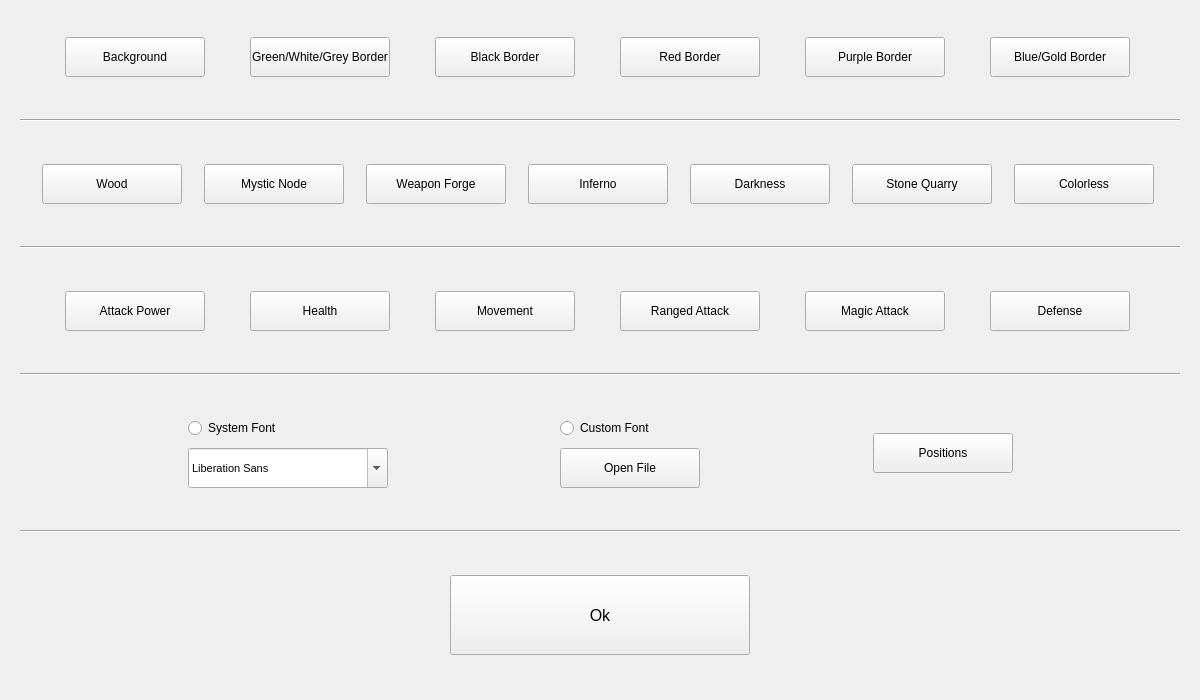
<?xml version="1.0" encoding="UTF-8"?>
<ui version="4.0">
 <class>Options</class>
 <widget class="QWidget" name="Options">
  <property name="windowModality">
   <enum>Qt::WindowModal</enum>
  </property>
  <property name="geometry">
   <rect>
    <x>0</x>
    <y>0</y>
    <width>1200</width>
    <height>700</height>
   </rect>
  </property>
  <property name="minimumSize">
   <size>
    <width>1200</width>
    <height>700</height>
   </size>
  </property>
  <property name="maximumSize">
   <size>
    <width>1200</width>
    <height>700</height>
   </size>
  </property>
  <property name="windowTitle">
   <string>Options</string>
  </property>
  <layout class="QVBoxLayout" name="verticalLayout">
   <property name="spacing">
    <number>5</number>
   </property>
   <property name="leftMargin">
    <number>20</number>
   </property>
   <property name="topMargin">
    <number>0</number>
   </property>
   <property name="rightMargin">
    <number>20</number>
   </property>
   <property name="bottomMargin">
    <number>0</number>
   </property>
   <item>
    <layout class="QHBoxLayout" name="horizontalLayout">
     <property name="spacing">
      <number>0</number>
     </property>
     <property name="leftMargin">
      <number>0</number>
     </property>
     <property name="rightMargin">
      <number>0</number>
     </property>
     <item>
      <widget class="QPushButton" name="background">
       <property name="minimumSize">
        <size>
         <width>140</width>
         <height>40</height>
        </size>
       </property>
       <property name="maximumSize">
        <size>
         <width>140</width>
         <height>40</height>
        </size>
       </property>
       <property name="text">
        <string>Background</string>
       </property>
      </widget>
     </item>
     <item>
      <widget class="QPushButton" name="greenWhiteGreyBorder">
       <property name="minimumSize">
        <size>
         <width>140</width>
         <height>40</height>
        </size>
       </property>
       <property name="maximumSize">
        <size>
         <width>140</width>
         <height>40</height>
        </size>
       </property>
       <property name="text">
        <string>Green/White/Grey Border</string>
       </property>
      </widget>
     </item>
     <item>
      <widget class="QPushButton" name="blackBorder">
       <property name="minimumSize">
        <size>
         <width>140</width>
         <height>40</height>
        </size>
       </property>
       <property name="maximumSize">
        <size>
         <width>140</width>
         <height>40</height>
        </size>
       </property>
       <property name="text">
        <string>Black Border</string>
       </property>
      </widget>
     </item>
     <item>
      <widget class="QPushButton" name="redBorder">
       <property name="minimumSize">
        <size>
         <width>140</width>
         <height>40</height>
        </size>
       </property>
       <property name="maximumSize">
        <size>
         <width>140</width>
         <height>40</height>
        </size>
       </property>
       <property name="text">
        <string>Red Border</string>
       </property>
      </widget>
     </item>
     <item>
      <widget class="QPushButton" name="purpleBorder">
       <property name="minimumSize">
        <size>
         <width>140</width>
         <height>40</height>
        </size>
       </property>
       <property name="maximumSize">
        <size>
         <width>140</width>
         <height>40</height>
        </size>
       </property>
       <property name="text">
        <string>Purple Border</string>
       </property>
      </widget>
     </item>
     <item>
      <widget class="QPushButton" name="blueGoldBorder">
       <property name="minimumSize">
        <size>
         <width>140</width>
         <height>40</height>
        </size>
       </property>
       <property name="maximumSize">
        <size>
         <width>140</width>
         <height>40</height>
        </size>
       </property>
       <property name="text">
        <string>Blue/Gold Border</string>
       </property>
      </widget>
     </item>
    </layout>
   </item>
   <item>
    <widget class="Line" name="line">
     <property name="orientation">
      <enum>Qt::Horizontal</enum>
     </property>
    </widget>
   </item>
   <item>
    <layout class="QHBoxLayout" name="horizontalLayout_2">
     <property name="spacing">
      <number>0</number>
     </property>
     <property name="leftMargin">
      <number>0</number>
     </property>
     <property name="rightMargin">
      <number>0</number>
     </property>
     <item>
      <widget class="QPushButton" name="wood">
       <property name="minimumSize">
        <size>
         <width>140</width>
         <height>40</height>
        </size>
       </property>
       <property name="maximumSize">
        <size>
         <width>140</width>
         <height>40</height>
        </size>
       </property>
       <property name="text">
        <string>Wood</string>
       </property>
      </widget>
     </item>
     <item>
      <widget class="QPushButton" name="mysticNode">
       <property name="minimumSize">
        <size>
         <width>140</width>
         <height>40</height>
        </size>
       </property>
       <property name="maximumSize">
        <size>
         <width>140</width>
         <height>40</height>
        </size>
       </property>
       <property name="text">
        <string>Mystic Node</string>
       </property>
      </widget>
     </item>
     <item>
      <widget class="QPushButton" name="weaponForge">
       <property name="minimumSize">
        <size>
         <width>140</width>
         <height>40</height>
        </size>
       </property>
       <property name="maximumSize">
        <size>
         <width>140</width>
         <height>40</height>
        </size>
       </property>
       <property name="text">
        <string>Weapon Forge</string>
       </property>
      </widget>
     </item>
     <item>
      <widget class="QPushButton" name="inferno">
       <property name="minimumSize">
        <size>
         <width>140</width>
         <height>40</height>
        </size>
       </property>
       <property name="maximumSize">
        <size>
         <width>140</width>
         <height>40</height>
        </size>
       </property>
       <property name="text">
        <string>Inferno</string>
       </property>
      </widget>
     </item>
     <item>
      <widget class="QPushButton" name="darkness">
       <property name="minimumSize">
        <size>
         <width>140</width>
         <height>40</height>
        </size>
       </property>
       <property name="maximumSize">
        <size>
         <width>140</width>
         <height>40</height>
        </size>
       </property>
       <property name="text">
        <string>Darkness</string>
       </property>
      </widget>
     </item>
     <item>
      <widget class="QPushButton" name="stoneQuarry">
       <property name="minimumSize">
        <size>
         <width>140</width>
         <height>40</height>
        </size>
       </property>
       <property name="maximumSize">
        <size>
         <width>140</width>
         <height>40</height>
        </size>
       </property>
       <property name="text">
        <string>Stone Quarry</string>
       </property>
      </widget>
     </item>
     <item>
      <widget class="QPushButton" name="colorless">
       <property name="minimumSize">
        <size>
         <width>140</width>
         <height>40</height>
        </size>
       </property>
       <property name="maximumSize">
        <size>
         <width>140</width>
         <height>40</height>
        </size>
       </property>
       <property name="text">
        <string>Colorless</string>
       </property>
      </widget>
     </item>
    </layout>
   </item>
   <item>
    <widget class="Line" name="line_2">
     <property name="orientation">
      <enum>Qt::Horizontal</enum>
     </property>
    </widget>
   </item>
   <item>
    <layout class="QHBoxLayout" name="horizontalLayout_3">
     <property name="spacing">
      <number>0</number>
     </property>
     <property name="leftMargin">
      <number>0</number>
     </property>
     <property name="rightMargin">
      <number>0</number>
     </property>
     <item>
      <widget class="QPushButton" name="attackPower">
       <property name="minimumSize">
        <size>
         <width>140</width>
         <height>40</height>
        </size>
       </property>
       <property name="maximumSize">
        <size>
         <width>140</width>
         <height>40</height>
        </size>
       </property>
       <property name="text">
        <string>Attack Power</string>
       </property>
      </widget>
     </item>
     <item>
      <widget class="QPushButton" name="health">
       <property name="minimumSize">
        <size>
         <width>140</width>
         <height>40</height>
        </size>
       </property>
       <property name="maximumSize">
        <size>
         <width>140</width>
         <height>40</height>
        </size>
       </property>
       <property name="text">
        <string>Health</string>
       </property>
      </widget>
     </item>
     <item>
      <widget class="QPushButton" name="movement">
       <property name="minimumSize">
        <size>
         <width>140</width>
         <height>40</height>
        </size>
       </property>
       <property name="maximumSize">
        <size>
         <width>140</width>
         <height>40</height>
        </size>
       </property>
       <property name="text">
        <string>Movement</string>
       </property>
      </widget>
     </item>
     <item>
      <widget class="QPushButton" name="rangedAttack">
       <property name="minimumSize">
        <size>
         <width>140</width>
         <height>40</height>
        </size>
       </property>
       <property name="maximumSize">
        <size>
         <width>140</width>
         <height>40</height>
        </size>
       </property>
       <property name="text">
        <string>Ranged Attack</string>
       </property>
      </widget>
     </item>
     <item>
      <widget class="QPushButton" name="magicAttack">
       <property name="minimumSize">
        <size>
         <width>140</width>
         <height>40</height>
        </size>
       </property>
       <property name="maximumSize">
        <size>
         <width>140</width>
         <height>40</height>
        </size>
       </property>
       <property name="text">
        <string>Magic Attack</string>
       </property>
      </widget>
     </item>
     <item>
      <widget class="QPushButton" name="defense">
       <property name="minimumSize">
        <size>
         <width>140</width>
         <height>40</height>
        </size>
       </property>
       <property name="maximumSize">
        <size>
         <width>140</width>
         <height>40</height>
        </size>
       </property>
       <property name="text">
        <string>Defense</string>
       </property>
      </widget>
     </item>
    </layout>
   </item>
   <item>
    <widget class="Line" name="line_3">
     <property name="orientation">
      <enum>Qt::Horizontal</enum>
     </property>
    </widget>
   </item>
   <item>
    <layout class="QHBoxLayout" name="horizontalLayout_4">
     <item>
      <spacer name="horizontalSpacer_3">
       <property name="orientation">
        <enum>Qt::Horizontal</enum>
       </property>
       <property name="sizeHint" stdset="0">
        <size>
         <width>40</width>
         <height>20</height>
        </size>
       </property>
      </spacer>
     </item>
     <item>
      <layout class="QVBoxLayout" name="verticalLayout_2">
       <property name="spacing">
        <number>10</number>
       </property>
       <item>
        <widget class="QRadioButton" name="systemFont">
         <property name="text">
          <string>System Font</string>
         </property>
         <property name="checked">
          <bool>false</bool>
         </property>
        </widget>
       </item>
       <item>
        <widget class="QFontComboBox" name="chooseSystemFont">
         <property name="minimumSize">
          <size>
           <width>200</width>
           <height>40</height>
          </size>
         </property>
         <property name="maximumSize">
          <size>
           <width>200</width>
           <height>40</height>
          </size>
         </property>
         <property name="font">
          <font>
           <pointsize>8</pointsize>
          </font>
         </property>
        </widget>
       </item>
      </layout>
     </item>
     <item>
      <spacer name="horizontalSpacer_4">
       <property name="orientation">
        <enum>Qt::Horizontal</enum>
       </property>
       <property name="sizeHint" stdset="0">
        <size>
         <width>40</width>
         <height>20</height>
        </size>
       </property>
      </spacer>
     </item>
     <item>
      <layout class="QVBoxLayout" name="verticalLayout_3">
       <property name="spacing">
        <number>10</number>
       </property>
       <item>
        <widget class="QRadioButton" name="customFont">
         <property name="text">
          <string>Custom Font</string>
         </property>
         <property name="checked">
          <bool>false</bool>
         </property>
        </widget>
       </item>
       <item>
        <widget class="QPushButton" name="openCustomFont">
         <property name="enabled">
          <bool>true</bool>
         </property>
         <property name="minimumSize">
          <size>
           <width>140</width>
           <height>40</height>
          </size>
         </property>
         <property name="maximumSize">
          <size>
           <width>140</width>
           <height>40</height>
          </size>
         </property>
         <property name="text">
          <string>Open File</string>
         </property>
        </widget>
       </item>
      </layout>
     </item>
     <item>
      <spacer name="horizontalSpacer">
       <property name="orientation">
        <enum>Qt::Horizontal</enum>
       </property>
       <property name="sizeHint" stdset="0">
        <size>
         <width>40</width>
         <height>20</height>
        </size>
       </property>
      </spacer>
     </item>
     <item>
      <widget class="QPushButton" name="positions">
       <property name="minimumSize">
        <size>
         <width>140</width>
         <height>40</height>
        </size>
       </property>
       <property name="maximumSize">
        <size>
         <width>140</width>
         <height>40</height>
        </size>
       </property>
       <property name="text">
        <string>Positions</string>
       </property>
      </widget>
     </item>
     <item>
      <spacer name="horizontalSpacer_2">
       <property name="orientation">
        <enum>Qt::Horizontal</enum>
       </property>
       <property name="sizeHint" stdset="0">
        <size>
         <width>40</width>
         <height>20</height>
        </size>
       </property>
      </spacer>
     </item>
    </layout>
   </item>
   <item>
    <widget class="Line" name="line_4">
     <property name="orientation">
      <enum>Qt::Horizontal</enum>
     </property>
    </widget>
   </item>
   <item>
    <layout class="QHBoxLayout" name="horizontalLayout_5">
     <property name="spacing">
      <number>0</number>
     </property>
     <property name="leftMargin">
      <number>0</number>
     </property>
     <property name="rightMargin">
      <number>0</number>
     </property>
     <item>
      <spacer name="horizontalSpacer_5">
       <property name="orientation">
        <enum>Qt::Horizontal</enum>
       </property>
       <property name="sizeHint" stdset="0">
        <size>
         <width>40</width>
         <height>20</height>
        </size>
       </property>
      </spacer>
     </item>
     <item>
      <widget class="QPushButton" name="ok">
       <property name="minimumSize">
        <size>
         <width>300</width>
         <height>80</height>
        </size>
       </property>
       <property name="maximumSize">
        <size>
         <width>300</width>
         <height>80</height>
        </size>
       </property>
       <property name="font">
        <font>
         <pointsize>12</pointsize>
        </font>
       </property>
       <property name="text">
        <string>Ok</string>
       </property>
      </widget>
     </item>
     <item>
      <spacer name="horizontalSpacer_6">
       <property name="orientation">
        <enum>Qt::Horizontal</enum>
       </property>
       <property name="sizeHint" stdset="0">
        <size>
         <width>40</width>
         <height>20</height>
        </size>
       </property>
      </spacer>
     </item>
    </layout>
   </item>
  </layout>
 </widget>
 <resources/>
 <connections/>
</ui>
